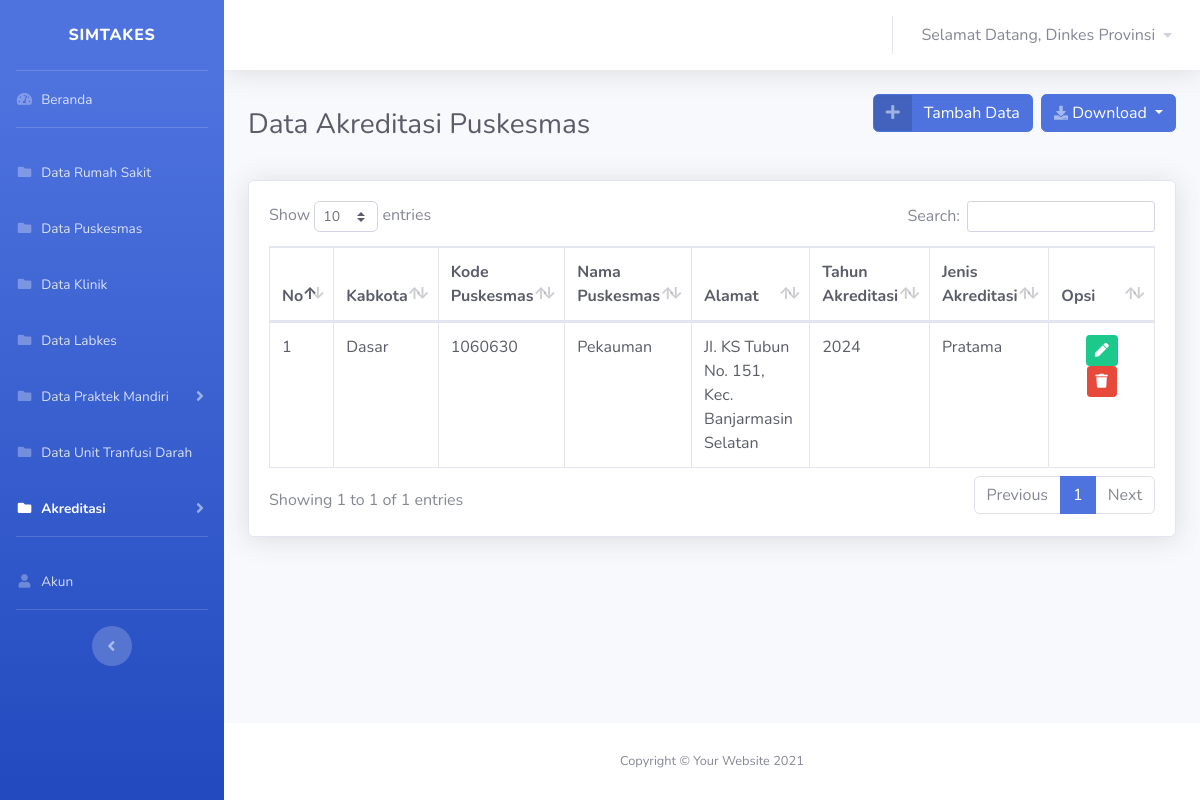
Page /views/dinkes/akreditasi/akreditasi_puskesmas.php (signed in) on the earlier database version.
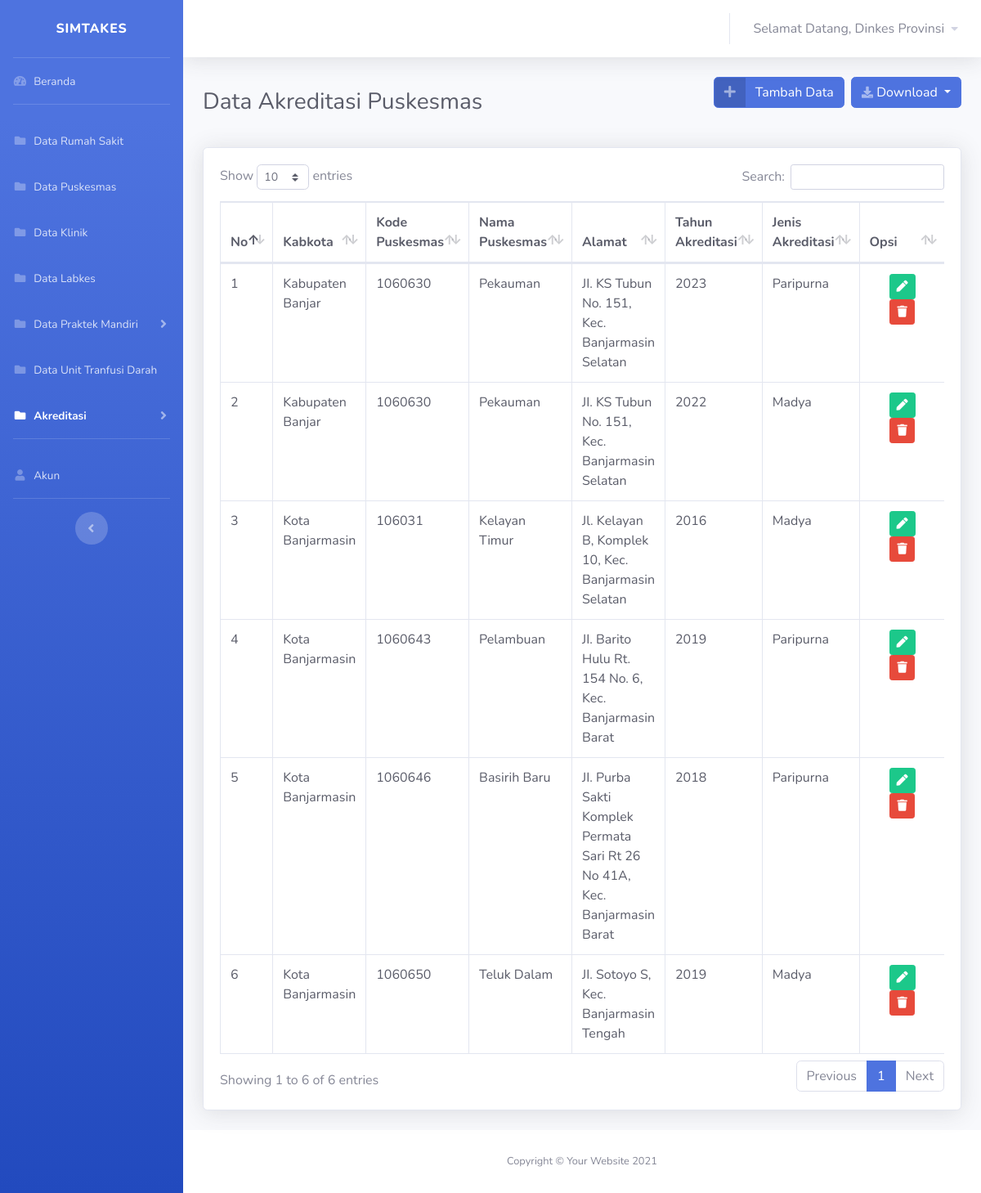
Same page on the later database version.
### tables this page shows
CREATE TABLE `akreditasi` (
  `id_ak` int(10) NOT NULL,
  `id_kategori` int(11) NOT NULL,
  `kode` varchar(30) NOT NULL,
  `nama` varchar(100) NOT NULL,
  `jenis_akreditasi` varchar(30) NOT NULL,
  `tahun` varchar(30) NOT NULL
);

### koneksi.php (called while the page is built, shortened)
<?php
$koneksi = mysqli_connect("localhost", "root", "", "simtakes") or die(mysqli_error($koneksi));
function query($query)
{
    global $koneksi;
    $result = mysqli_query($koneksi, $query);
    $rows = [];
    while ($row = mysqli_fetch_assoc($result)) {
        $rows[] = $row;
    }
    return $rows;
}
?>

### views/dinkes/akreditasi/akreditasi_puskesmas.php (the view, shortened to what the changed rows need)
<?php
require '../../../koneksi.php';
if ($id_role == '15') {
    $ak = query("SELECT * FROM view_apuskes WHERE kabkota = 'Kota Banjarmasin' ORDER BY nama");
} elseif ($id_role == '3') {
    $ak = query("SELECT * FROM view_apuskes WHERE kabkota = 'Kabupaten Balangan' ORDER BY nama");
} elseif ($id_role == '4') {
    $ak = query("SELECT * FROM view_apuskes WHERE kabkota = 'Kabupaten Banjar' ORDER BY nama");
} elseif ($id_role == '5') {
    $ak = query("SELECT * FROM view_apuskes WHERE kabkota = 'Kabupaten Barito Kuala' ORDER BY nama");
} elseif ($id_role == '6') {
    $ak = query("SELECT * FROM view_apuskes WHERE kabkota = 'Kabupaten Hulu Sungai Selatan' ORDER BY nama");
} elseif ($id_role == '7') {
    $ak = query("SELECT * FROM view_apuskes WHERE kabkota = 'Kabupaten Hulu Sungai Tengah' ORDER BY nama");
} elseif ($id_role == '8') {
    $ak = query("SELECT * FROM view_apuskes WHERE kabkota = 'Kabupaten Hulu Sungai Utara' ORDER BY nama");
} elseif ($id_role == '9') {
    $ak = query("SELECT * FROM view_apuskes WHERE kabkota = 'Kabupaten Kotabaru' ORDER BY nama");
} elseif ($id_role == '10') {
    $ak = query("SELECT * FROM view_apuskes WHERE kabkota = 'Kabupaten Tabalong' ORDER BY nama");
} elseif ($id_role == '11') {
    $ak = query("SELECT * FROM view_apuskes WHERE kabkota = 'Kabupaten Tanah Bumbu' ORDER BY nama");
} elseif ($id_role == '12') {
    $ak = query("SELECT * FROM view_apuskes WHERE kabkota = 'Kabupaten Tanah Laut' ORDER BY nama");
} elseif ($id_role == '13') {
    $ak = query("SELECT * FROM view_apuskes WHERE kabkota = 'Kabupaten Tapin' ORDER BY nama");
} elseif ($id_role == '14') {
    $ak = query("SELECT * FROM view_apuskes WHERE kabkota = 'Kota Banjarbaru' ORDER BY nama");
} elseif ($id_role == '2') {
    $ak = query("SELECT * FROM view_apuskes ORDER BY kabkota");
} else {
    echo "<script>alert('Anda harus login ulang!');
		document.location = '../../../index.php';
		</script>";
    exit();
}
?>
<!DOCTYPE html>
<html lang="en">
<head>
    <link href="../../../vendor/fontawesome-free/css/all.min.css" rel="stylesheet" type="text/css">
    <link href="../../../css/sb-admin-2.min.css" rel="stylesheet">
    <link href="../../../vendor/datatables/dataTables.bootstrap4.min.css" rel="stylesheet">
</head>
<body id="page-top">
    <div id="wrapper">
        <div id="content-wrapper" class="d-flex flex-column">
            <div id="content">
                <div class="container-fluid">
                    <div class="d-sm-flex align-items-center justify-content-between mb-4">
                        <h1 class="h3 mb-0 text-gray-800">Data Akreditasi Puskesmas</h1>
                    </div>
                        <div class="card shadow mb-4">
                            <div class="card-body">
                                <div class="table-responsive">
                                    <table class="table table-bordered text-dark" id="dataTable" width="100%" cellspacing="5">
                                        <thead>
                                            <tr>
                                            <th>No</th>
                                            <th>Kabkota</th>
                                            <th>Kode Puskesmas</th>
                                            <th>Nama Puskesmas</th>
                                            <th>Alamat</th>
                                            <th>Tahun Akreditasi</th>
                                            <th>Jenis Akreditasi</th>
                                            <th>Opsi</th>
                                            </tr>
                                        </thead>
                                        <tbody>
                                            <?php $no = 1; ?>
                                            <?php foreach ($ak as $ak) : ?>
                                            <tr>
                                                <td><?= $no++ ?></td>
                                                <td><?= $ak['kabkota'] ?></td>
                                                <td><?= $ak['kode'] ?></td>
                                                <td><?= $ak['nama'] ?></td>
                                                <td><?= $ak['alamat'] ?></td>
                                                <td><?= $ak['tahun'] ?></td>
                                                <td><?= $ak['jenis_akreditasi'] ?></td>
                                                <td>
                                                <div class="container text-center">
                                                    <a href="apuskesmas-edit.php?id_ak=<?= $ak['id_ak']; ?>"class="btn btn-success btn-sm"><i class="fa fa-pen"></i></a>
                                                    <a  href="hapusapuskesmas.php?id_ak=<?= $ak['id_ak']; ?>" class="btn btn-danger btn-sm" onclick="return confirm('Apakah anda yakin ingin menghapus data Akreditasi Puskesmas <?= $ak['nama']; ?> ?');"><i class="fa fa-trash"></i></a></td>
                                                </div>
                                            <?php endforeach ?>
                                </div>
                            </div>
                        </div>
                </div>
            </div>
        </div>
</body>
</html>

Differences in the rows shown:
changed akreditasi (number 1 of 6 on the later page): kabkota "Dasar" → "Kabupaten Banjar"; tahun "2024" → "2023"; jenis_akreditasi "Pratama" → "Paripurna"
added akreditasi: kabkota "Kabupaten Banjar", kode "1060630", nama "Pekauman", alamat "JI. KS Tubun No. 151, Kec. Banjarmasin Selatan", tahun "2022", jenis_akreditasi "Madya"
added akreditasi: kabkota "Kota Banjarmasin", kode "106031", nama "Kelayan Timur", alamat "Jl. Kelayan B, Komplek 10, Kec. Banjarmasin Selatan", tahun "2016", jenis_akreditasi "Madya"
added akreditasi: kabkota "Kota Banjarmasin", kode "1060643", nama "Pelambuan", alamat "JI. Barito Hulu Rt. 154 No. 6, Kec. Banjarmasin Barat", tahun "2019", jenis_akreditasi "Paripurna"
added akreditasi: kabkota "Kota Banjarmasin", kode "1060646", nama "Basirih Baru", alamat "JI. Purba Sakti Komplek Permata Sari Rt 26 No 41A, Kec. Banjarmasin Barat", tahun "2018", jenis_akreditasi "Paripurna"
added akreditasi: kabkota "Kota Banjarmasin", kode "1060650", nama "Teluk Dalam", alamat "JI. Sotoyo S, Kec. Banjarmasin Tengah", tahun "2019", jenis_akreditasi "Madya"
Other differences:
text written by a page script: "Show entries Search: Showing 1 to 1 of 1 entries Previous 1 Next" → "Show entries Search: Showing 1 to 6 of 6 entries Previous 1 Next"
